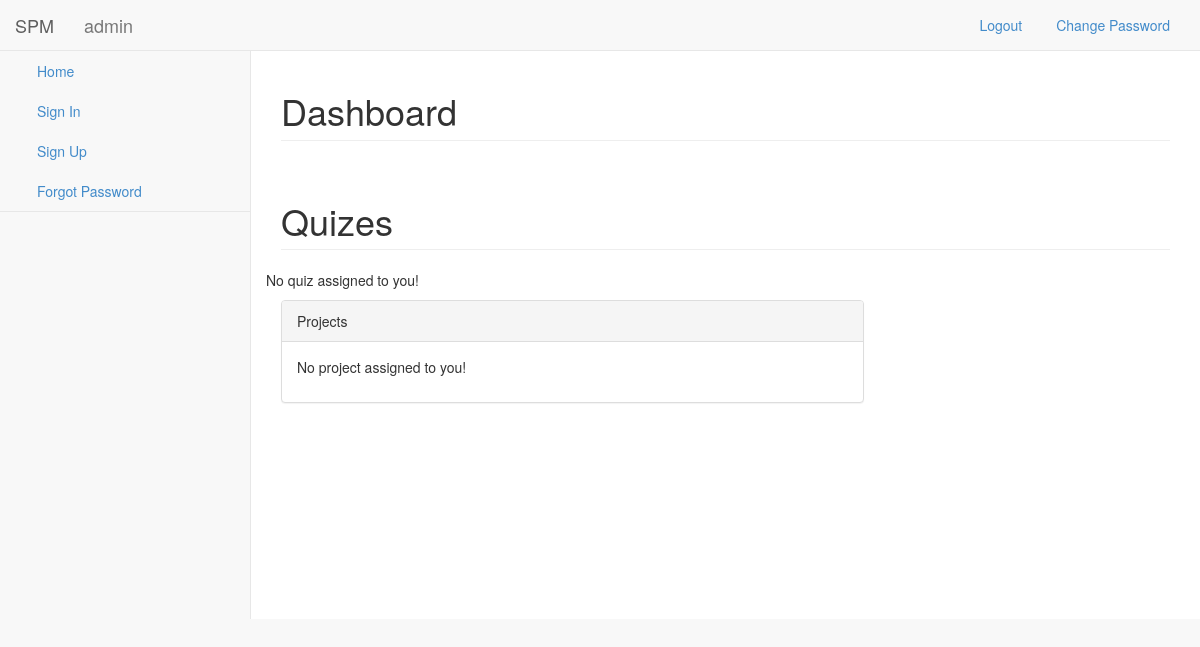
Page / (signed in) on the earlier database version.
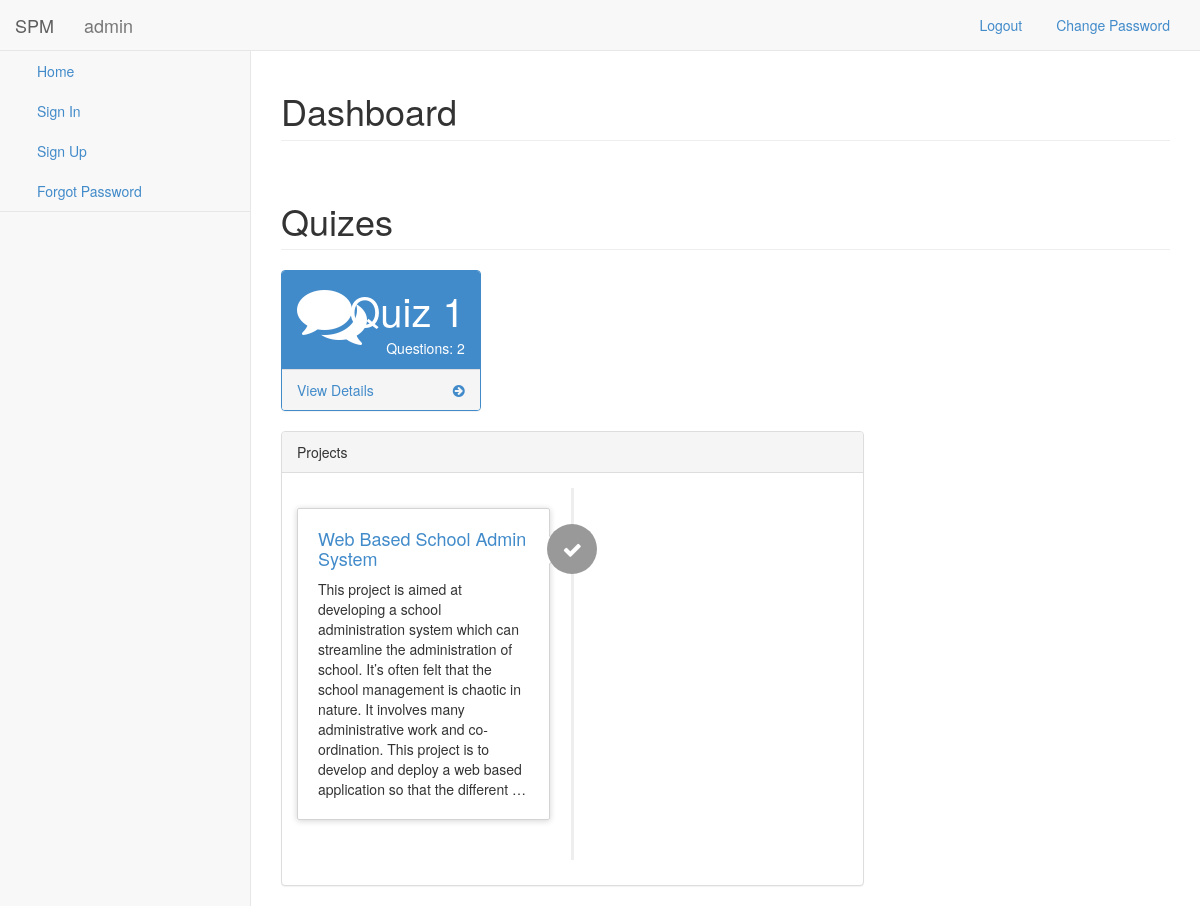
Same page on the later database version.
### QuizApp/models.py (models this page shows, shortened)
class Quiz(models.Model):
    creator = models.ForeignKey(settings.AUTH_USER_MODEL, on_delete=models.CASCADE, related_name="creator")
    title = models.CharField(max_length=250)
    description = models.TextField(null=True, blank=True)
    questions = models.ManyToManyField(Question)
    assigned_to = models.ManyToManyField(settings.AUTH_USER_MODEL, blank=True, related_name="students")
    passing_marks = models.IntegerField(default=1,
                                        validators=[
                                        MaxValueValidator(100),
                                        MinValueValidator(0)
                                        ],
                                        help_text="Enter passing percentage")
    user_friendly_url = models.SlugField(null=False, unique=True)
    @property
    def total_questions(self):
        return self.questions.count()

### projects/models.py (models this page shows, shortened)
class Project(models.Model):
    title = models.CharField(max_length=255)
    description = RichTextUploadingField()
    allocated_to = models.ManyToManyField(settings.AUTH_USER_MODEL, blank=True)
    user_friendly_url = models.SlugField(null=False, blank=False, unique=True)

### QuizApp/views.py (the view)
# urls.py: 2. Add a URL to urlpatterns:  path('', views.home, name='home')
def home(request):
    user = request.user
    if user == AnonymousUser():
        return redirect('account_login')
    all_projects = Project.objects.all()
    projects=[]
    for project in all_projects:
        if user in project.allocated_to.all():
            projects.append(project)
    all_quizes = Quiz.objects.all()
    quizes=[]
    for quiz in all_quizes:
        if user in quiz.assigned_to.all():
            quizes.append(quiz)
    context = {
        'user':user,
        'projects': projects,
        'quizes': quizes
    }
    return render(request, 'index.html', context=context)

### QuizApp/templates/index.html
{% extends 'base.html' %}
{% block extra %} {% include 'extra.html' %} {% endblock %}
{% block main_content %}
<div id="page-wrapper">
    <div class="row">
        <div class="col-lg-12">
            <h1 class="page-header">Dashboard</h1>
        </div>
    </div>
    {% include 'quizes.html' %}
    {% include 'panels.html' %}
</div>
{% endblock %}

### QuizApp/templates/quizes.html
<div class="row">
    <div class="col-lg-12">
        <h1 class="page-header">Quizes</h1>
    </div>
</div>
<div class="row">
    {% if quizes|length %}
        {% for quiz in quizes %}
        <div class="col-lg-3 col-md-6">
            <div class="panel panel-primary">
                <div class="panel-heading">
                    <div class="row">
                        <div class="col-xs-3">
                            <i class="fa fa-comments fa-5x"></i>
                        </div>
                        <div class="col-xs-9 text-right">
                            <div class="huge">{{ quiz.title }}</div>
                            <div>Questions: {{ quiz.total_questions }}</div>
                        </div>
                    </div>
                </div>
                <a href="{% url 'view_quiz' quiz.user_friendly_url %}">
                    <div class="panel-footer">
                        <span class="pull-left">View Details</span>
                        <span class="pull-right"><i class="fa fa-arrow-circle-right"></i></span>
                        <div class="clearfix"></div>
                    </div>
                </a>
            </div>
        </div>
        {% endfor %}
    {% else %}
        <p>No quiz assigned to you!</p>
    {% endif %}
</div>

### QuizApp/templates/projects.html
<div class="col-lg-8">
    <div class="panel panel-default">
        <div class="panel-heading">
            Projects
        </div>
        <div class="panel-body">
            {% if projects|length %}
                <ul class="timeline">
                    {% for project in projects %}
                    <li {% if forloop.counter|divisibleby:2 %} class="timeline-inverted" {% endif %}>
                        <div class="timeline-badge"><i class="fa fa-check"></i>
                        </div>
                        <div class="timeline-panel">
                            <div class="timeline-heading">
                                <h4 class="timeline-title"><a href="{% url 'view_project' project.user_friendly_url %}">{{ project.title }}</a></h4>
                            </div>
                            <div class="timeline-body">
                                <p>{{ project.description|safe|truncatewords:50 }}</p>
                            </div>
                        </div>
                    </li>
                    {% endfor %}
                </ul>
            {% else %}
                <p>No project assigned to you!</p>
            {% endif %}
        </div>
    </div>
</div>

Differences in the rows shown:
now on this page (row edited): Quiz: title "Quiz 1", total_questions "2"
now on this page (row edited): Project: title "Web Based School Admin System", description "This project is aimed at developing a school administration system which can streamline the administration of school. It’s often felt that the school management is chaotic in nature. It involves many administrative work and co-ordination. This project is to develop and deploy a web based application so that the different …"
Other differences:
text no longer shown: "No quiz assigned to you! No project assigned to you!"
